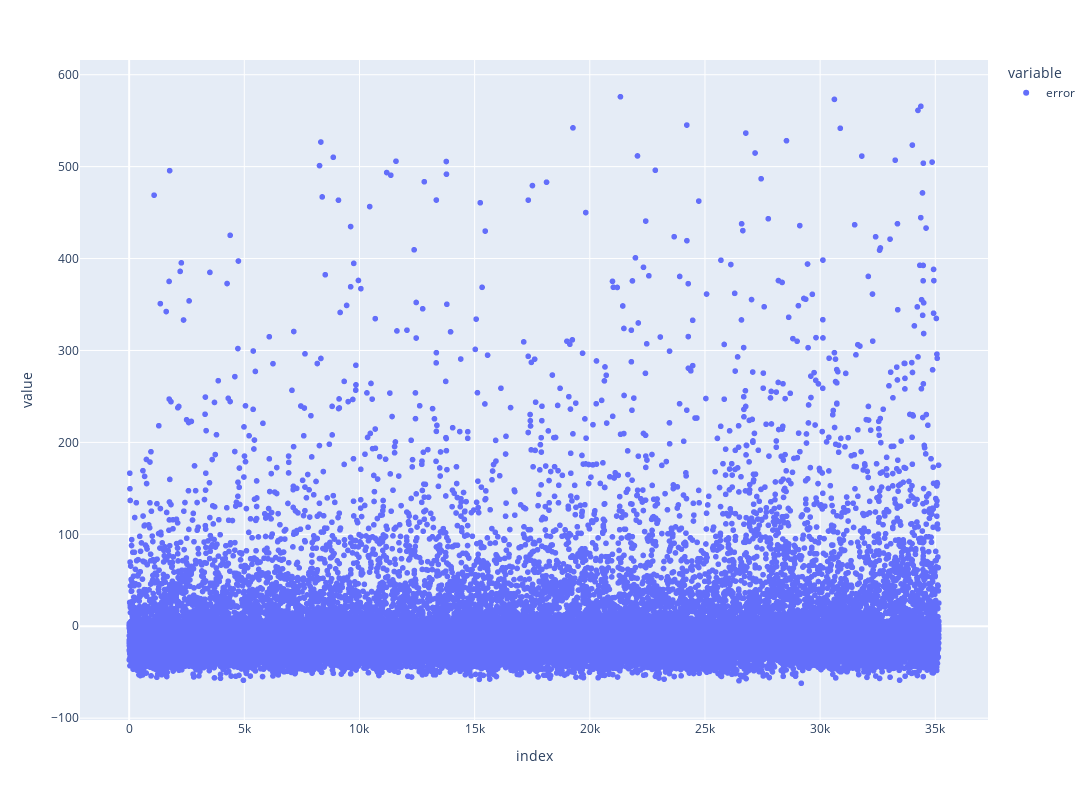

Notebook code for this chart:
### Code cell
df_error.plot(
    kind='scatter',
    x='index', 
    y=['error'], 
    backend='plotly', 
    width=1200,
    height=800   
)

### Figure 1 — Plotly figure (JSON) as saved in the notebook; plotly's stock layout.template omitted (floating-point values rounded to 4 significant figures; data arrays with more than 128 entries replaced by an {"elided": "..."} marker saying what was removed)
{"data": [{"hovertemplate": "variable=error<br>index=%{x}<br>value=%{y}<extra></extra>", "legendgroup": "error", "marker": {"color": "#636efa", "symbol": "circle"}, "mode": "markers", "name": "error", "showlegend": true, "type": "scattergl", "x": {"elided": "35155 int values"}, "xaxis": "x", "y": {"elided": "35155 float values"}, "yaxis": "y"}], "layout": {"height": 800, "legend": {"title": {"text": "variable"}, "tracegroupgap": 0}, "margin": {"t": 60}, "width": 1200, "xaxis": {"anchor": "y", "domain": [0, 1], "title": {"text": "index"}}, "yaxis": {"anchor": "x", "domain": [0, 1], "title": {"text": "value"}}}}
